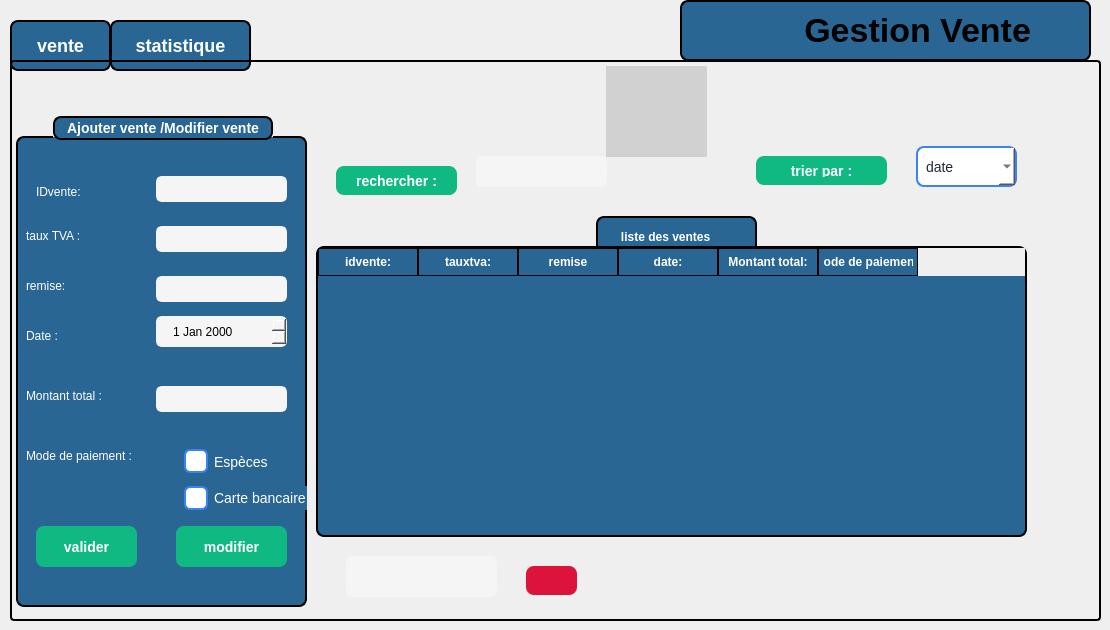
    <widget class="QWidget" name="vente">
     <widget class="QPushButton" name="btnpage2vente">
      <property name="geometry">
       <rect>
        <x>110</x>
        <y>20</y>
        <width>141</width>
        <height>51</height>
       </rect>
      </property>
      <property name="styleSheet">
       <string notr="true">QPushButton {
    border: 2px solid black;
    border-radius: 8px;
    font-weight: bold;
    font-size: 18px;              /* texte plus grand */
    background-color: rgb(41, 102, 148); /* bleu normal */
    color: white;
    padding: 8px 16px;
}

/* Quand la souris passe dessus */
QPushButton:hover {
    background-color: rgb(61, 122, 168); /* bleu plus clair */
}

/* Quand on clique dessus */
QPushButton:pressed {
    background-color: rgb(81, 142, 188); /* encore plus clair */
}

/* Bouton actif (par ex. quand on est sur la page 1) */
QPushButton[active=&quot;true&quot;] {
    background-color: #10b981;  /* vert quand actif */
    color: white;
}
</string>
      </property>
      <property name="text">
       <string>statistique</string>
      </property>
     </widget>
     <widget class="QStackedWidget" name="stackedWidgetvente">
      <property name="geometry">
       <rect>
        <x>10</x>
        <y>60</y>
        <width>1091</width>
        <height>561</height>
       </rect>
      </property>
      <property name="styleSheet">
       <string notr="true">QStackedWidget {
  border: 2px solid black;
  border-radius: 4px;
  padding: 4px;
}</string>
      </property>
      <property name="currentIndex">
       <number>1</number>
      </property>
      <widget class="QWidget" name="page_16">
       <widget class="QPushButton" name="pushButton_32">
        <property name="geometry">
         <rect>
          <x>770</x>
          <y>500</y>
          <width>151</width>
          <height>51</height>
         </rect>
        </property>
        <property name="styleSheet">
         <string notr="true">QPushButton {
    border: 2px solid black;
    border-radius: 8px;
    font-weight: bold;
    font-size: 18px;              /* texte plus grand */
    background-color: rgb(41, 102, 148); /* bleu normal */
    color: white;
    padding: 8px 16px;
}

/* Quand la souris passe dessus */
QPushButton:hover {
    background-color: rgb(61, 122, 168); /* bleu plus clair */
}

/* Quand on clique dessus */
QPushButton:pressed {
    background-color: rgb(81, 142, 188); /* encore plus clair */
}

/* Bouton actif (par ex. quand on est sur la page 1) */
QPushButton[active=&quot;true&quot;] {
    background-color: #10b981;  /* vert quand actif */
    color: white;
}</string>
        </property>
        <property name="text">
         <string>stat</string>
        </property>
       </widget>
      </widget>
      <widget class="QWidget" name="page_1">
       <widget class="QGroupBox" name="groupBox_12">
        <property name="geometry">
         <rect>
          <x>0</x>
          <y>50</y>
          <width>291</width>
          <height>491</height>
         </rect>
        </property>
        <property name="styleSheet">
         <string notr="true">
QGroupBox {
    background-color: rgb(41, 102, 148);   /* blue background */
    border: 2px solid black;               /* black border, 2px wide */
    border-radius: 8px;                    /* rounded corners */
    margin-top: 20px;                      /* space for the title */
    color: white;                          /* title text color */
    font-weight: bold;
    font-size: 14px;
}

QGroupBox::title {
 border: 2px solid black;               /* black border, 2px wide */
    border-radius: 8px;     
background-color: rgb(41, 102, 148);
    subcontrol-origin: margin;
    subcontrol-position: top center;       /* title centered */
    padding: 2px 10px;
}</string>
        </property>
        <property name="title">
         <string>Ajouter vente /Modifier vente</string>
        </property>
        <widget class="QLabel" name="label_101">
         <property name="geometry">
          <rect>
           <x>20</x>
           <y>60</y>
           <width>63</width>
           <height>31</height>
          </rect>
         </property>
         <property name="styleSheet">
          <string notr="true">background-color:rgb(41, 102, 148);
color: rgb(255, 255, 255)</string>
         </property>
         <property name="text">
          <string>IDvente:</string>
         </property>
        </widget>
        <widget class="QLineEdit" name="lineEdit_45">
         <property name="geometry">
          <rect>
           <x>140</x>
           <y>60</y>
           <width>131</width>
           <height>26</height>
          </rect>
         </property>
         <property name="styleSheet">
          <string notr="true">QLineEdit {
    width: 150px;
    height: 150px;
    border: 3px solid rgb(245,245,245);
    border-radius: 6px;
    padding: 6px 12px;
    color: rgb(0,0,0);
    background-color: rgb(245,245,245); 
}</string>
         </property>
         <property name="text">
          <string/>
         </property>
        </widget>
        <widget class="QLineEdit" name="lineEdit_46">
         <property name="geometry">
          <rect>
           <x>140</x>
           <y>110</y>
           <width>131</width>
           <height>26</height>
          </rect>
         </property>
         <property name="styleSheet">
          <string notr="true">QLineEdit {
    width: 150px;
    height: 150px;
    border: 3px solid rgb(245,245,245);
    border-radius: 6px;
    padding: 6px 12px;
    color: rgb(0,0,0);
    background-color: rgb(245,245,245); 
}</string>
         </property>
         <property name="text">
          <string/>
         </property>
        </widget>
        <widget class="QLineEdit" name="lineEdit_47">
         <property name="geometry">
          <rect>
           <x>140</x>
           <y>160</y>
           <width>131</width>
           <height>26</height>
          </rect>
         </property>
         <property name="styleSheet">
          <string notr="true">QLineEdit {
    width: 150px;
    height: 150px;
    border: 3px solid rgb(245,245,245);
    border-radius: 6px;
    padding: 6px 12px;
    color: rgb(0,0,0);
    background-color: rgb(245,245,245); 
}</string>
         </property>
         <property name="text">
          <string/>
         </property>
        </widget>
        <widget class="QLineEdit" name="lineEdit_49">
         <property name="geometry">
          <rect>
           <x>140</x>
           <y>270</y>
           <width>131</width>
           <height>26</height>
          </rect>
         </property>
         <property name="styleSheet">
          <string notr="true">QLineEdit {
    width: 150px;
    height: 150px;
    border: 3px solid rgb(245,245,245);
    border-radius: 6px;
    padding: 6px 12px;
    color: rgb(0,0,0);
    background-color: rgb(245,245,245); 
}</string>
         </property>
         <property name="text">
          <string/>
         </property>
        </widget>
        <widget class="QLabel" name="label_102">
         <property name="geometry">
          <rect>
           <x>10</x>
           <y>110</y>
           <width>121</width>
           <height>20</height>
          </rect>
         </property>
         <property name="styleSheet">
          <string notr="true">background-color:rgb(41, 102, 148);
color: rgb(255, 255, 255)</string>
         </property>
         <property name="text">
          <string>taux TVA :</string>
         </property>
        </widget>
        <widget class="QLabel" name="label_103">
         <property name="geometry">
          <rect>
           <x>10</x>
           <y>160</y>
           <width>63</width>
           <height>20</height>
          </rect>
         </property>
         <property name="styleSheet">
          <string notr="true">background-color:rgb(41, 102, 148);
color: rgb(255, 255, 255)</string>
         </property>
         <property name="text">
          <string>remise:</string>
         </property>
        </widget>
        <widget class="QLabel" name="label_104">
         <property name="geometry">
          <rect>
           <x>10</x>
           <y>210</y>
           <width>63</width>
           <height>20</height>
          </rect>
         </property>
         <property name="styleSheet">
          <string notr="true">background-color:rgb(41, 102, 148);
color: rgb(255, 255, 255)</string>
         </property>
         <property name="text">
          <string>Date :</string>
         </property>
        </widget>
        <widget class="QDateEdit" name="dateEdit_3">
         <property name="geometry">
          <rect>
           <x>140</x>
           <y>200</y>
           <width>131</width>
           <height>31</height>
          </rect>
         </property>
         <property name="styleSheet">
          <string notr="true">QDateEdit {
    border: 3px solid rgb(245,245,245);
    border-radius: 6px;
    padding: 6px 12px;
    color: rgb(0,0,0);
    background-color: rgb(245,245,245); 
}</string>
         </property>
        </widget>
        <widget class="QLabel" name="label_106">
         <property name="geometry">
          <rect>
           <x>10</x>
           <y>320</y>
           <width>111</width>
           <height>20</height>
          </rect>
         </property>
         <property name="styleSheet">
          <string notr="true">background-color:rgb(41, 102, 148);
color: rgb(255, 255, 255)</string>
         </property>
         <property name="text">
          <string/>
         </property>
        </widget>
        <widget class="QLabel" name="label_107">
         <property name="geometry">
          <rect>
           <x>10</x>
           <y>270</y>
           <width>111</width>
           <height>20</height>
          </rect>
         </property>
         <property name="styleSheet">
          <string notr="true">background-color:rgb(41, 102, 148);
color: rgb(255, 255, 255)</string>
         </property>
         <property name="text">
          <string>Montant total :</string>
         </property>
        </widget>
        <widget class="QLabel" name="label_108">
         <property name="geometry">
          <rect>
           <x>10</x>
           <y>330</y>
           <width>141</width>
           <height>20</height>
          </rect>
         </property>
         <property name="styleSheet">
          <string notr="true">background-color:rgb(41, 102, 148);
color: rgb(255, 255, 255)</string>
         </property>
         <property name="text">
          <string>Mode de paiement :</string>
         </property>
        </widget>
        <widget class="QRadioButton" name="radioButton_5">
         <property name="geometry">
          <rect>
           <x>160</x>
           <y>330</y>
           <width>110</width>
           <height>31</height>
          </rect>
         </property>
         <property name="styleSheet">
          <string notr="true">QRadioButton {
    color: white;
    font-size: 14px;
    padding-left: 8px;
background-color: rgb(41, 102, 148);
}

QRadioButton::indicator {
    width: 20px;
    height: 20px;
    border: 2px solid #3b82f6;
    border-radius: 6px;      /* rounded corners */
    background-color: white;  /* unchecked background */
}

QRadioButton::indicator:checked {
    background-color: #FFD700;  /* blue fill when checked */
}</string>
         </property>
         <property name="text">
          <string>Espèces</string>
         </property>
        </widget>
        <widget class="QRadioButton" name="radioButton_6">
         <property name="geometry">
          <rect>
           <x>160</x>
           <y>370</y>
           <width>161</width>
           <height>24</height>
          </rect>
         </property>
         <property name="styleSheet">
          <string notr="true">QRadioButton {
    color: white;
    font-size: 14px;
    padding-left: 8px;
background-color: rgb(41, 102, 148);
}

QRadioButton::indicator {
    width: 20px;
    height: 20px;
    border: 2px solid #3b82f6;
    border-radius: 6px;      /* rounded corners */
    background-color: white;  /* unchecked background */
}

QRadioButton::indicator:checked {
    background-color: #FFD700;  /* blue fill when checked */
}</string>
         </property>
         <property name="text">
          <string>Carte bancaire</string>
         </property>
        </widget>
        <widget class="QPushButton" name="pushButton_33">
         <property name="geometry">
          <rect>
           <x>20</x>
           <y>410</y>
           <width>101</width>
           <height>41</height>
          </rect>
         </property>
         <property name="styleSheet">
          <string notr="true">QPushButton {
    background-color: #10b981;   /* normal state */
    color: white;
    border: none;
    border-radius: 8px;
    padding: 8px 20px;
    font-size: 14px;
    font-weight: bold;
}

QPushButton:hover {
    background-color: #059669;   /* darker on hover */
}</string>
         </property>
         <property name="text">
          <string>valider</string>
         </property>
        </widget>
        <widget class="QPushButton" name="modifier_vente">
         <property name="geometry">
          <rect>
           <x>160</x>
           <y>410</y>
           <width>111</width>
           <height>41</height>
          </rect>
         </property>
         <property name="styleSheet">
          <string notr="true">QPushButton {
    background-color: #10b981;   /* normal state */
    color: white;
    border: none;
    border-radius: 8px;
    padding: 8px 20px;
    font-size: 14px;
    font-weight: bold;
}</string>
         </property>
         <property name="text">
          <string>modifier</string>
         </property>
        </widget>
       </widget>
       <widget class="QPushButton" name="pushButton_34">
        <property name="geometry">
         <rect>
          <x>320</x>
          <y>100</y>
          <width>121</width>
          <height>29</height>
         </rect>
        </property>
        <property name="styleSheet">
         <string notr="true">QPushButton {
    background-color: #10b981;   /* normal state */
    color: white;
    border: none;
    border-radius: 8px;
    padding: 8px 20px;
    font-size: 14px;
    font-weight: bold;
}

QPushButton:hover {
    background-color: #059669;   /* darker on hover */
}</string>
        </property>
        <property name="text">
         <string>rechercher :</string>
        </property>
       </widget>
       <widget class="QLineEdit" name="lineEdit_vente">
        <property name="geometry">
         <rect>
          <x>460</x>
          <y>90</y>
          <width>131</width>
          <height>31</height>
         </rect>
        </property>
        <property name="styleSheet">
         <string notr="true">QLineEdit {
    width: 150px;
    height: 150px;
    border: 3px solid rgb(245,245,245);
    border-radius: 6px;
    padding: 6px 12px;
    color: rgb(0,0,0);
    background-color: rgb(245,245,245); 
}</string>
        </property>
       </widget>
       <widget class="QPushButton" name="pushButton_35">
        <property name="geometry">
         <rect>
          <x>740</x>
          <y>90</y>
          <width>131</width>
          <height>29</height>
         </rect>
        </property>
        <property name="styleSheet">
         <string notr="true">QPushButton {
    background-color: #10b981;   /* normal state */
    color: white;
    border: none;
    border-radius: 8px;
    padding: 8px 20px;
    font-size: 14px;
    font-weight: bold;
}

QPushButton:hover {
    background-color: #059669;   /* darker on hover */
}</string>
        </property>
        <property name="text">
         <string>trier par :</string>
        </property>
       </widget>
       <widget class="QTableWidget" name="tableWidgetvente">
        <property name="geometry">
         <rect>
          <x>300</x>
          <y>180</y>
          <width>711</width>
          <height>291</height>
         </rect>
        </property>
        <property name="styleSheet">
         <string notr="true">QTableWidget {
    background-color: rgb(41, 102, 148);   /* blue background */
    border: 2px solid black;
    border-radius: 8px;
    font-weight: bold;
    font-size: 14px;
    gridline-color: black;                 /* cell grid lines */
    color: white;                          
    selection-background-color: #10b981;
    selection-color: white;
    outline: 0;
}

QTableWidget::item {
    border: 1px solid black;               /* give each cell a border */
    padding: 4px;
}

QHeaderView::section {
    background-color: rgb(41, 102, 148);
    color: white;
    border: 1px solid black;              /* column header border */
    padding: 4px;
    font-weight: bold;
}</string>
        </property>
        <column>
         <property name="text">
          <string>idvente:</string>
         </property>
        </column>
        <column>
         <property name="text">
          <string>tauxtva:</string>
         </property>
        </column>
        <column>
         <property name="text">
          <string>remise</string>
         </property>
        </column>
        <column>
         <property name="text">
          <string>date:</string>
         </property>
        </column>
        <column>
         <property name="text">
          <string>Montant total:</string>
         </property>
        </column>
        <column>
         <property name="text">
          <string> Mode de paiement :</string>
         </property>
        </column>
       </widget>
       <widget class="QLineEdit" name="lineEdit_supprimer_vente">
        <property name="geometry">
         <rect>
          <x>330</x>
          <y>490</y>
          <width>151</width>
          <height>41</height>
         </rect>
        </property>
        <property name="styleSheet">
         <string notr="true">QLineEdit {
    width: 150px;
    height: 150px;
    border: 3px solid rgb(245,245,245);
    border-radius: 6px;
    padding: 6px 12px;
    color: rgb(0,0,0);
    background-color: rgb(245,245,245); 
}</string>
        </property>
        <property name="text">
         <string/>
        </property>
       </widget>
       <widget class="QPushButton" name="pushButton_37">
        <property name="geometry">
         <rect>
          <x>510</x>
          <y>500</y>
          <width>51</width>
          <height>29</height>
         </rect>
        </property>
        <property name="styleSheet">
         <string notr="true">QPushButton {

	background-color: rgb(220, 20, 60);
	
    color: white;
    border: none;
    border-radius: 8px;
    padding: 8px 20px;
    font-size: 14px;
    font-weight: bold;
}

QPushButton:hover {
      /* darker on hover */
	background-color: rgb(140, 0, 0);
}
</string>
        </property>
        <property name="text">
         <string/>
        </property>
        <property name="icon">
         <iconset theme="QIcon::ThemeIcon::EditDelete"/>
        </property>
       </widget>
       <widget class="QLabel" name="label_109">
        <property name="geometry">
         <rect>
          <x>580</x>
          <y>150</y>
          <width>161</width>
          <height>41</height>
         </rect>
        </property>
        <property name="styleSheet">
         <string notr="true">QLabel {
    border: 2px solid black;           /* bordure noire, 2px */
    border-radius: 8px;
    background-color: rgb(41, 102, 148); /* même couleur de fond */
    color: white;                       /* texte blanc */
    font-weight: bold;                  /* texte un peu gras */
    subcontrol-origin: margin;
    subcontrol-position: top center;    /* titre centré */
    padding: 2px 10px;
}</string>
        </property>
        <property name="text">
         <string>   liste des ventes</string>
        </property>
       </widget>
       <widget class="QLabel" name="image_4">
        <property name="geometry">
         <rect>
          <x>590</x>
          <y>0</y>
          <width>101</width>
          <height>91</height>
         </rect>
        </property>
        <property name="styleSheet">
         <string notr="true">background-color: rgb(209, 209, 209);
   </string>
        </property>
        <property name="text">
         <string/>
        </property>
        <property name="pixmap">
         <pixmap>../Projet/images/photo.png</pixmap>
        </property>
       </widget>
       <widget class="QComboBox" name="comboBox_10">
        <property name="geometry">
         <rect>
          <x>900</x>
          <y>80</y>
          <width>101</width>
          <height>41</height>
         </rect>
        </property>
        <property name="styleSheet">
         <string notr="true">QComboBox {
    background-color: rgb(255, 255, 255);   /* white background */
    color: #1f2937;                         /* selected text color */
    border: 2px solid #3b82f6;              /* blue border */
    border-radius: 8px;
    font-size: 14px;
    padding: 4px 8px;
}

/* Dropdown list styling */
QComboBox QAbstractItemView {
    background-color: rgb(255, 255, 255);
    color: #1f2937;
    selection-background-color: #3b82f6;
    selection-color: white;
}

/* Make the arrow black */
QComboBox::down-arrow {
    width: 12px;
    height: 12px;
    image: none; 
                      /* remove default image */
	background-color: rgb(0, 170, 255);
    border-left: 6px solid transparent;
    border-right: 6px solid transparent;
    border-top: 6px solid black;       /* black arrow */
}
</string>
        </property>
        <item>
         <property name="text">
          <string>date</string>
         </property>
        </item>
        <item>
         <property name="text">
          <string/>
         </property>
        </item>
        <item>
         <property name="text">
          <string/>
         </property>
        </item>
       </widget>
       <zorder>label_109</zorder>
       <zorder>groupBox_12</zorder>
       <zorder>pushButton_34</zorder>
       <zorder>lineEdit_vente</zorder>
       <zorder>pushButton_35</zorder>
       <zorder>tableWidgetvente</zorder>
       <zorder>lineEdit_supprimer_vente</zorder>
       <zorder>pushButton_37</zorder>
       <zorder>image_4</zorder>
       <zorder>comboBox_10</zorder>
      </widget>
     </widget>
     <widget class="QPushButton" name="btnpage1vente">
      <property name="geometry">
       <rect>
        <x>10</x>
        <y>20</y>
        <width>101</width>
        <height>51</height>
       </rect>
      </property>
      <property name="styleSheet">
       <string notr="true">QPushButton {
    border: 2px solid black;
    border-radius: 8px;
    font-weight: bold;
    font-size: 18px;              /* texte plus grand */
    background-color: rgb(41, 102, 148); /* bleu normal */
    color: white;
    padding: 8px 16px;
}

/* Quand la souris passe dessus */
QPushButton:hover {
    background-color: rgb(61, 122, 168); /* bleu plus clair */
}

/* Quand on clique dessus */
QPushButton:pressed {
    background-color: rgb(81, 142, 188); /* encore plus clair */
}

/* Bouton actif (par ex. quand on est sur la page 1) */
QPushButton[active=&quot;true&quot;] {
    background-color: #10b981;  /* vert quand actif */
    color: white;
}
</string>
      </property>
      <property name="text">
       <string>vente</string>
      </property>
     </widget>
     <widget class="QLabel" name="label_110">
      <property name="geometry">
       <rect>
        <x>680</x>
        <y>0</y>
        <width>411</width>
        <height>61</height>
       </rect>
      </property>
      <property name="styleSheet">
       <string notr="true">QLabel{
 border: 2px solid black;   /* blue border */
    border-radius: 8px;
 font-weight: bold;
    font-size: 34px;
background-color: rgb(41, 102, 148);}</string>
      </property>
      <property name="text">
       <string>            Gestion Vente</string>
      </property>
     </widget>
     <zorder>btnpage2vente</zorder>
     <zorder>btnpage1vente</zorder>
     <zorder>label_110</zorder>
     <zorder>stackedWidgetvente</zorder>
    </widget>
